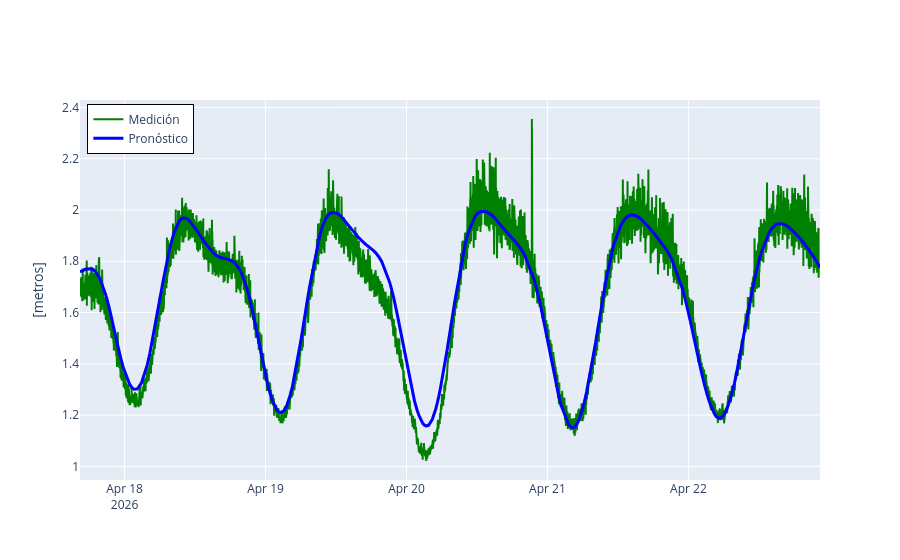

The code cell stored with this chart in its notebook:
### Code cell
# Grafica nivel del mar
fig=go.Figure()
fig.add_trace(go.Scatter(x=nivel_del_mar['Tiempo_datetime'], y=nivel_del_mar['Radar promedio'],
                         name='Medición', line=dict(color='green',width=2)))
fig.add_trace(go.Scatter(x=nivel_del_mar['Tiempo_datetime'], y=nivel_del_mar['Pronostico'],
                         name='Pronóstico', line=dict(color='blue',width=3)))
fig.update_layout(xaxis_title=" ",
                  yaxis_title="[metros]", legend=dict(x=0.01, y=0.99,traceorder="normal", font=dict(size=12), bordercolor="Black", 
                                                      borderwidth=1, xanchor="left",yanchor="top"))
fig.show()

### Figure 1 — Plotly figure (JSON) as saved in the notebook; plotly's stock layout.template omitted (floating-point values rounded to 4 significant figures; data arrays with more than 128 entries replaced by an {"elided": "..."} marker saying what was removed)
{"data": [{"line": {"color": "green", "width": 2}, "name": "Medición", "type": "scatter", "x": {"elided": "7560 str values"}, "y": {"elided": "7560 float values"}}, {"line": {"color": "blue", "width": 3}, "name": "Pronóstico", "type": "scatter", "x": {"elided": "7560 str values"}, "y": {"elided": "7560 float values"}}], "layout": {"legend": {"bordercolor": "Black", "borderwidth": 1, "font": {"size": 12}, "traceorder": "normal", "x": 0.01, "xanchor": "left", "y": 0.99, "yanchor": "top"}, "xaxis": {"title": {"text": " "}}, "yaxis": {"title": {"text": "[metros]"}}}}
